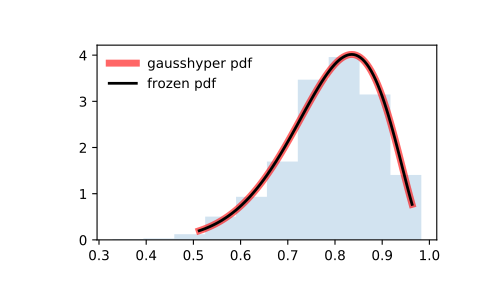

Here is the Python script that generated this plot:
from scipy.stats import gausshyper
import matplotlib.pyplot as plt
fig, ax = plt.subplots(1, 1)

# Calculate a few first moments:

a, b, c, z = 13.8, 3.12, 2.51, 5.18
mean, var, skew, kurt = gausshyper.stats(a, b, c, z, moments='mvsk')

# Display the probability density function (``pdf``):

x = np.linspace(gausshyper.ppf(0.01, a, b, c, z),
                gausshyper.ppf(0.99, a, b, c, z), 100)
ax.plot(x, gausshyper.pdf(x, a, b, c, z),
       'r-', lw=5, alpha=0.6, label='gausshyper pdf')

# Alternatively, the distribution object can be called (as a function)
# to fix the shape, location and scale parameters. This returns a "frozen"
# RV object holding the given parameters fixed.

# Freeze the distribution and display the frozen ``pdf``:

rv = gausshyper(a, b, c, z)
ax.plot(x, rv.pdf(x), 'k-', lw=2, label='frozen pdf')

# Check accuracy of ``cdf`` and ``ppf``:

vals = gausshyper.ppf([0.001, 0.5, 0.999], a, b, c, z)
np.allclose([0.001, 0.5, 0.999], gausshyper.cdf(vals, a, b, c, z))
# True

# Generate random numbers:

r = gausshyper.rvs(a, b, c, z, size=1000)

# And compare the histogram:

ax.hist(r, density=True, histtype='stepfilled', alpha=0.2)
ax.legend(loc='best', frameon=False)
plt.show()
